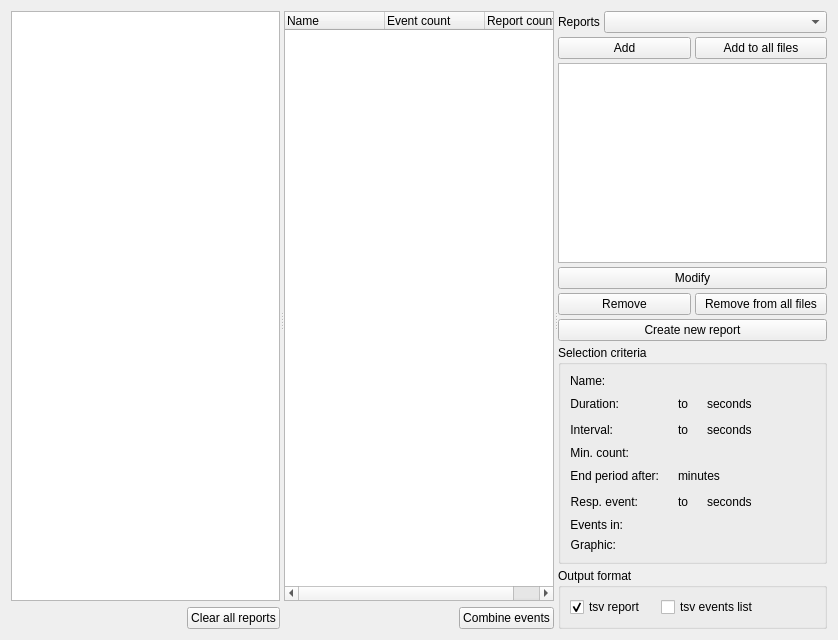
<?xml version="1.0" encoding="UTF-8"?>
<ui version="4.0">
 <class>EventReportStep</class>
 <widget class="QWidget" name="EventReportStep">
  <property name="geometry">
   <rect>
    <x>0</x>
    <y>0</y>
    <width>838</width>
    <height>640</height>
   </rect>
  </property>
  <property name="windowTitle">
   <string/>
  </property>
  <property name="styleSheet">
   <string>font: 12pt &quot;Roboto&quot;;</string>
  </property>
  <layout class="QVBoxLayout" name="verticalLayout_14">
   <item>
    <widget class="QSplitter" name="splitter">
     <property name="orientation">
      <enum>Qt::Orientation::Horizontal</enum>
     </property>
     <property name="childrenCollapsible">
      <bool>false</bool>
     </property>
     <widget class="QWidget" name="verticalLayoutWidget">
      <layout class="QVBoxLayout" name="verticalLayout_5">
       <item>
        <widget class="QTableView" name="file_tableview">
         <property name="alternatingRowColors">
          <bool>true</bool>
         </property>
         <property name="selectionMode">
          <enum>QAbstractItemView::SelectionMode::SingleSelection</enum>
         </property>
         <property name="selectionBehavior">
          <enum>QAbstractItemView::SelectionBehavior::SelectRows</enum>
         </property>
         <property name="sortingEnabled">
          <bool>false</bool>
         </property>
         <attribute name="horizontalHeaderStretchLastSection">
          <bool>true</bool>
         </attribute>
        </widget>
       </item>
       <item>
        <layout class="QHBoxLayout" name="horizontalLayout_25">
         <item>
          <spacer name="horizontalSpacer">
           <property name="orientation">
            <enum>Qt::Orientation::Horizontal</enum>
           </property>
           <property name="sizeHint" stdset="0">
            <size>
             <width>40</width>
             <height>20</height>
            </size>
           </property>
          </spacer>
         </item>
         <item>
          <widget class="QPushButton" name="clear_all_reports_pushbutton">
           <property name="text">
            <string>Clear all reports</string>
           </property>
          </widget>
         </item>
        </layout>
       </item>
      </layout>
     </widget>
     <widget class="QWidget" name="layoutWidget">
      <layout class="QVBoxLayout" name="verticalLayout_2">
       <item>
        <widget class="QTreeWidget" name="event_treewidget">
         <property name="alternatingRowColors">
          <bool>true</bool>
         </property>
         <property name="columnCount">
          <number>3</number>
         </property>
         <column>
          <property name="text">
           <string>Name</string>
          </property>
         </column>
         <column>
          <property name="text">
           <string>Event count</string>
          </property>
         </column>
         <column>
          <property name="text">
           <string>Report count</string>
          </property>
         </column>
        </widget>
       </item>
       <item>
        <layout class="QHBoxLayout" name="horizontalLayout">
         <item>
          <spacer name="horizontalSpacer_3">
           <property name="orientation">
            <enum>Qt::Orientation::Horizontal</enum>
           </property>
           <property name="sizeHint" stdset="0">
            <size>
             <width>40</width>
             <height>20</height>
            </size>
           </property>
          </spacer>
         </item>
         <item>
          <widget class="QPushButton" name="combine_pushbutton">
           <property name="text">
            <string>Combine events</string>
           </property>
          </widget>
         </item>
        </layout>
       </item>
      </layout>
     </widget>
     <widget class="QWidget" name="layoutWidget">
      <layout class="QVBoxLayout" name="verticalLayout">
       <property name="spacing">
        <number>4</number>
       </property>
       <item>
        <layout class="QHBoxLayout" name="horizontalLayout_13" stretch="0,1">
         <item>
          <widget class="QLabel" name="label">
           <property name="text">
            <string>Reports</string>
           </property>
          </widget>
         </item>
         <item>
          <widget class="QComboBox" name="report_combobox"/>
         </item>
        </layout>
       </item>
       <item>
        <layout class="QHBoxLayout" name="horizontalLayout_3">
         <item>
          <widget class="QPushButton" name="add_pushbutton">
           <property name="text">
            <string>Add</string>
           </property>
          </widget>
         </item>
         <item>
          <widget class="QPushButton" name="add_to_all_pushbutton">
           <property name="text">
            <string>Add to all files</string>
           </property>
          </widget>
         </item>
        </layout>
       </item>
       <item>
        <widget class="QListView" name="report_listview">
         <property name="alternatingRowColors">
          <bool>true</bool>
         </property>
        </widget>
       </item>
       <item>
        <layout class="QHBoxLayout" name="horizontalLayout_26">
         <item>
          <widget class="QPushButton" name="modify_pushbutton">
           <property name="text">
            <string>Modify</string>
           </property>
          </widget>
         </item>
        </layout>
       </item>
       <item>
        <layout class="QHBoxLayout" name="horizontalLayout_4">
         <item>
          <widget class="QPushButton" name="remove_pushbutton">
           <property name="text">
            <string>Remove</string>
           </property>
          </widget>
         </item>
         <item>
          <widget class="QPushButton" name="remove_to_all_pushbutton">
           <property name="text">
            <string>Remove from all files</string>
           </property>
          </widget>
         </item>
        </layout>
       </item>
       <item>
        <layout class="QHBoxLayout" name="horizontalLayout_27"/>
       </item>
       <item>
        <widget class="QPushButton" name="create_pushbutton">
         <property name="text">
          <string>Create new report</string>
         </property>
        </widget>
       </item>
       <item>
        <widget class="QGroupBox" name="groupBox">
         <property name="title">
          <string>Selection criteria</string>
         </property>
         <layout class="QVBoxLayout" name="verticalLayout_3">
          <item>
           <layout class="QFormLayout" name="formLayout">
            <item row="3" column="0">
             <widget class="QLabel" name="label_5">
              <property name="text">
               <string>Duration:</string>
              </property>
              <property name="alignment">
               <set>Qt::AlignmentFlag::AlignRight|Qt::AlignmentFlag::AlignTrailing|Qt::AlignmentFlag::AlignVCenter</set>
              </property>
             </widget>
            </item>
            <item row="3" column="1">
             <layout class="QHBoxLayout" name="horizontalLayout_12">
              <item>
               <widget class="QLabel" name="duration_min_label">
                <property name="text">
                 <string/>
                </property>
               </widget>
              </item>
              <item>
               <widget class="QLabel" name="label_2">
                <property name="text">
                 <string>to</string>
                </property>
               </widget>
              </item>
              <item>
               <widget class="QLabel" name="duration_max_label">
                <property name="text">
                 <string/>
                </property>
               </widget>
              </item>
              <item>
               <widget class="QLabel" name="label_7">
                <property name="text">
                 <string>seconds</string>
                </property>
               </widget>
              </item>
              <item>
               <spacer name="horizontalSpacer_5">
                <property name="orientation">
                 <enum>Qt::Orientation::Horizontal</enum>
                </property>
                <property name="sizeHint" stdset="0">
                 <size>
                  <width>40</width>
                  <height>20</height>
                 </size>
                </property>
               </spacer>
              </item>
             </layout>
            </item>
            <item row="4" column="0">
             <widget class="QLabel" name="label_15">
              <property name="text">
               <string>Interval:</string>
              </property>
              <property name="alignment">
               <set>Qt::AlignmentFlag::AlignRight|Qt::AlignmentFlag::AlignTrailing|Qt::AlignmentFlag::AlignVCenter</set>
              </property>
             </widget>
            </item>
            <item row="4" column="1">
             <layout class="QHBoxLayout" name="horizontalLayout_10">
              <item>
               <widget class="QLabel" name="interval_min_label">
                <property name="text">
                 <string/>
                </property>
               </widget>
              </item>
              <item>
               <widget class="QLabel" name="label_4">
                <property name="text">
                 <string>to</string>
                </property>
               </widget>
              </item>
              <item>
               <widget class="QLabel" name="interval_max_label">
                <property name="text">
                 <string/>
                </property>
               </widget>
              </item>
              <item>
               <widget class="QLabel" name="label_8">
                <property name="text">
                 <string>seconds</string>
                </property>
               </widget>
              </item>
              <item>
               <spacer name="horizontalSpacer_6">
                <property name="orientation">
                 <enum>Qt::Orientation::Horizontal</enum>
                </property>
                <property name="sizeHint" stdset="0">
                 <size>
                  <width>40</width>
                  <height>20</height>
                 </size>
                </property>
               </spacer>
              </item>
             </layout>
            </item>
            <item row="5" column="0">
             <widget class="QLabel" name="label_13">
              <property name="text">
               <string>Min. count:</string>
              </property>
              <property name="alignment">
               <set>Qt::AlignmentFlag::AlignRight|Qt::AlignmentFlag::AlignTrailing|Qt::AlignmentFlag::AlignVCenter</set>
              </property>
             </widget>
            </item>
            <item row="5" column="1">
             <widget class="QLabel" name="min_count_label">
              <property name="text">
               <string/>
              </property>
             </widget>
            </item>
            <item row="6" column="0">
             <widget class="QLabel" name="label_11">
              <property name="text">
               <string>End period after:</string>
              </property>
              <property name="alignment">
               <set>Qt::AlignmentFlag::AlignRight|Qt::AlignmentFlag::AlignTrailing|Qt::AlignmentFlag::AlignVCenter</set>
              </property>
             </widget>
            </item>
            <item row="8" column="0">
             <widget class="QLabel" name="label_9">
              <property name="text">
               <string>Resp. event:</string>
              </property>
              <property name="alignment">
               <set>Qt::AlignmentFlag::AlignRight|Qt::AlignmentFlag::AlignTrailing|Qt::AlignmentFlag::AlignVCenter</set>
              </property>
             </widget>
            </item>
            <item row="8" column="1">
             <layout class="QHBoxLayout" name="horizontalLayout_7">
              <item>
               <widget class="QLabel" name="resp_event_asso_min_label">
                <property name="text">
                 <string/>
                </property>
               </widget>
              </item>
              <item>
               <widget class="QLabel" name="label_6">
                <property name="text">
                 <string>to</string>
                </property>
               </widget>
              </item>
              <item>
               <widget class="QLabel" name="resp_event_asso_max_label">
                <property name="text">
                 <string/>
                </property>
               </widget>
              </item>
              <item>
               <widget class="QLabel" name="label_10">
                <property name="text">
                 <string>seconds</string>
                </property>
               </widget>
              </item>
              <item>
               <spacer name="horizontalSpacer_7">
                <property name="orientation">
                 <enum>Qt::Orientation::Horizontal</enum>
                </property>
                <property name="sizeHint" stdset="0">
                 <size>
                  <width>40</width>
                  <height>20</height>
                 </size>
                </property>
               </spacer>
              </item>
             </layout>
            </item>
            <item row="9" column="0">
             <widget class="QLabel" name="label_28">
              <property name="text">
               <string>Events in:</string>
              </property>
              <property name="alignment">
               <set>Qt::AlignmentFlag::AlignRight|Qt::AlignmentFlag::AlignTrailing|Qt::AlignmentFlag::AlignVCenter</set>
              </property>
             </widget>
            </item>
            <item row="9" column="1">
             <widget class="QLabel" name="analysis_period_label">
              <property name="text">
               <string/>
              </property>
             </widget>
            </item>
            <item row="10" column="0">
             <widget class="QLabel" name="label_3">
              <property name="text">
               <string>Graphic:</string>
              </property>
              <property name="alignment">
               <set>Qt::AlignmentFlag::AlignRight|Qt::AlignmentFlag::AlignTrailing|Qt::AlignmentFlag::AlignVCenter</set>
              </property>
             </widget>
            </item>
            <item row="10" column="1">
             <widget class="QLabel" name="graphic_label">
              <property name="enabled">
               <bool>false</bool>
              </property>
              <property name="text">
               <string/>
              </property>
             </widget>
            </item>
            <item row="6" column="1">
             <layout class="QHBoxLayout" name="horizontalLayout_5">
              <item>
               <widget class="QLabel" name="end_period_label">
                <property name="text">
                 <string/>
                </property>
               </widget>
              </item>
              <item>
               <widget class="QLabel" name="label_12">
                <property name="text">
                 <string>minutes</string>
                </property>
               </widget>
              </item>
              <item>
               <spacer name="horizontalSpacer_8">
                <property name="orientation">
                 <enum>Qt::Orientation::Horizontal</enum>
                </property>
                <property name="sizeHint" stdset="0">
                 <size>
                  <width>40</width>
                  <height>20</height>
                 </size>
                </property>
               </spacer>
              </item>
             </layout>
            </item>
            <item row="2" column="0">
             <widget class="QLabel" name="label_14">
              <property name="text">
               <string>Name:</string>
              </property>
             </widget>
            </item>
            <item row="2" column="1">
             <widget class="QLabel" name="report_name_label">
              <property name="text">
               <string/>
              </property>
             </widget>
            </item>
           </layout>
          </item>
         </layout>
        </widget>
       </item>
       <item>
        <widget class="QGroupBox" name="groupBox_2">
         <property name="title">
          <string>Output format</string>
         </property>
         <layout class="QFormLayout" name="formLayout_2">
          <item row="0" column="0">
           <widget class="QCheckBox" name="csv_report_checkbox">
            <property name="toolTip">
             <string>tsv reports are generated by default (values are easily exportable).</string>
            </property>
            <property name="text">
             <string>tsv report   </string>
            </property>
            <property name="checked">
             <bool>true</bool>
            </property>
           </widget>
          </item>
          <item row="0" column="1">
           <widget class="QCheckBox" name="events_list_checkBox">
            <property name="toolTip">
             <string>Check to generate the events list for each report and recording.</string>
            </property>
            <property name="text">
             <string>tsv events list</string>
            </property>
           </widget>
          </item>
         </layout>
        </widget>
       </item>
      </layout>
     </widget>
    </widget>
   </item>
  </layout>
 </widget>
 <resources>
  <include location="../../../../../snooz-toolbox/src/main/python/ui/themes/themes.qrc"/>
 </resources>
 <connections>
  <connection>
   <sender>event_treewidget</sender>
   <signal>clicked(QModelIndex)</signal>
   <receiver>EventReportStep</receiver>
   <slot>on_event_selected()</slot>
   <hints>
    <hint type="sourcelabel">
     <x>382</x>
     <y>143</y>
    </hint>
    <hint type="destinationlabel">
     <x>364</x>
     <y>294</y>
    </hint>
   </hints>
  </connection>
  <connection>
   <sender>combine_pushbutton</sender>
   <signal>clicked()</signal>
   <receiver>EventReportStep</receiver>
   <slot>on_combine_events()</slot>
   <hints>
    <hint type="sourcelabel">
     <x>337</x>
     <y>567</y>
    </hint>
    <hint type="destinationlabel">
     <x>364</x>
     <y>294</y>
    </hint>
   </hints>
  </connection>
  <connection>
   <sender>add_to_all_pushbutton</sender>
   <signal>clicked()</signal>
   <receiver>EventReportStep</receiver>
   <slot>on_add_to_all()</slot>
   <hints>
    <hint type="sourcelabel">
     <x>659</x>
     <y>22</y>
    </hint>
    <hint type="destinationlabel">
     <x>364</x>
     <y>294</y>
    </hint>
   </hints>
  </connection>
  <connection>
   <sender>add_pushbutton</sender>
   <signal>clicked()</signal>
   <receiver>EventReportStep</receiver>
   <slot>on_add()</slot>
   <hints>
    <hint type="sourcelabel">
     <x>506</x>
     <y>364</y>
    </hint>
    <hint type="destinationlabel">
     <x>364</x>
     <y>294</y>
    </hint>
   </hints>
  </connection>
  <connection>
   <sender>remove_pushbutton</sender>
   <signal>clicked()</signal>
   <receiver>EventReportStep</receiver>
   <slot>on_remove()</slot>
   <hints>
    <hint type="sourcelabel">
     <x>592</x>
     <y>364</y>
    </hint>
    <hint type="destinationlabel">
     <x>364</x>
     <y>294</y>
    </hint>
   </hints>
  </connection>
  <connection>
   <sender>modify_pushbutton</sender>
   <signal>clicked()</signal>
   <receiver>EventReportStep</receiver>
   <slot>on_modify()</slot>
   <hints>
    <hint type="sourcelabel">
     <x>678</x>
     <y>364</y>
    </hint>
    <hint type="destinationlabel">
     <x>364</x>
     <y>294</y>
    </hint>
   </hints>
  </connection>
  <connection>
   <sender>create_pushbutton</sender>
   <signal>clicked()</signal>
   <receiver>EventReportStep</receiver>
   <slot>on_create()</slot>
   <hints>
    <hint type="sourcelabel">
     <x>420</x>
     <y>364</y>
    </hint>
    <hint type="destinationlabel">
     <x>364</x>
     <y>294</y>
    </hint>
   </hints>
  </connection>
  <connection>
   <sender>report_listview</sender>
   <signal>clicked(QModelIndex)</signal>
   <receiver>EventReportStep</receiver>
   <slot>on_report_selected()</slot>
   <hints>
    <hint type="sourcelabel">
     <x>596</x>
     <y>215</y>
    </hint>
    <hint type="destinationlabel">
     <x>364</x>
     <y>294</y>
    </hint>
   </hints>
  </connection>
  <connection>
   <sender>remove_to_all_pushbutton</sender>
   <signal>clicked()</signal>
   <receiver>EventReportStep</receiver>
   <slot>on_remove_to_all()</slot>
   <hints>
    <hint type="sourcelabel">
     <x>701</x>
     <y>184</y>
    </hint>
    <hint type="destinationlabel">
     <x>392</x>
     <y>295</y>
    </hint>
   </hints>
  </connection>
  <connection>
   <sender>clear_all_reports_pushbutton</sender>
   <signal>clicked()</signal>
   <receiver>EventReportStep</receiver>
   <slot>on_clear_all()</slot>
   <hints>
    <hint type="sourcelabel">
     <x>176</x>
     <y>567</y>
    </hint>
    <hint type="destinationlabel">
     <x>392</x>
     <y>295</y>
    </hint>
   </hints>
  </connection>
  <connection>
   <sender>file_tableview</sender>
   <signal>clicked(QModelIndex)</signal>
   <receiver>EventReportStep</receiver>
   <slot>on_file_selected()</slot>
   <hints>
    <hint type="sourcelabel">
     <x>134</x>
     <y>278</y>
    </hint>
    <hint type="destinationlabel">
     <x>413</x>
     <y>294</y>
    </hint>
   </hints>
  </connection>
 </connections>
 <slots>
  <slot>on_add_to_all()</slot>
  <slot>on_add()</slot>
  <slot>on_remove()</slot>
  <slot>on_add_event()</slot>
  <slot>on_modify()</slot>
  <slot>on_report_change()</slot>
  <slot>on_combine_events()</slot>
  <slot>on_event_selected()</slot>
  <slot>on_create()</slot>
  <slot>on_file_selected()</slot>
  <slot>on_report_selected()</slot>
  <slot>on_remove_to_all()</slot>
  <slot>on_clear_all()</slot>
 </slots>
</ui>
